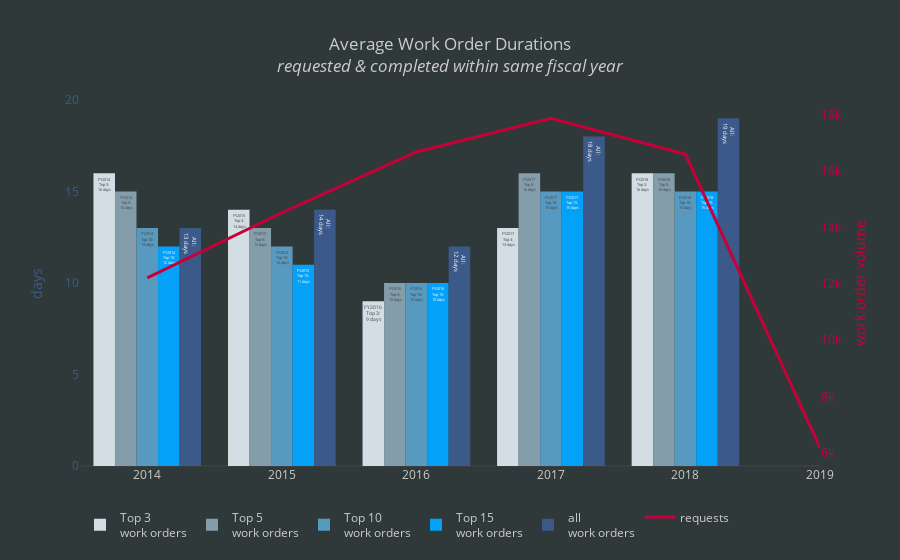

Notebook code for this chart:
### Code cell
pyo.iplot(make_avg_durations_by_top_volume_chart())

### Figure 1 — Plotly figure (JSON) as saved in the notebook; plotly's stock layout.template omitted (floating-point values rounded to 4 significant figures)
{"data": [{"hoverinfo": "text", "marker": {"color": "#D3DEE4"}, "name": "Top 3<br>work orders", "text": ["FY2014<br>Top 3:<br> 16 days", "FY2015<br>Top 3:<br> 14 days", "FY2016<br>Top 3:<br> 9 days", "FY2017<br>Top 3:<br> 13 days", "FY2018<br>Top 3:<br> 16 days"], "type": "bar", "uid": "7c67a353-4b7b-4c8a-be78-d7fca581195c", "x": ["2014", "2015", "2016", "2017", "2018", "2014", "2015", "2016", "2017", "2018", "2014", "2015", "2016", "2017", "2018", "2014", "2015", "2016", "2017", "2018", "2014", "2015", "2016", "2017", "2018"], "y": [16, 14, 9, 13, 16]}, {"hoverinfo": "text", "marker": {"color": "#849DAB"}, "name": "Top 5<br>work orders", "text": ["FY2014<br>Top 5:<br> 15 days", "FY2015<br>Top 5:<br> 13 days", "FY2016<br>Top 5:<br> 10 days", "FY2017<br>Top 5:<br> 16 days", "FY2018<br>Top 5:<br> 16 days"], "type": "bar", "uid": "535244d6-30c5-4765-8edb-437ccb33fcdd", "x": ["2014", "2015", "2016", "2017", "2018", "2014", "2015", "2016", "2017", "2018", "2014", "2015", "2016", "2017", "2018", "2014", "2015", "2016", "2017", "2018", "2014", "2015", "2016", "2017", "2018"], "y": [15, 13, 10, 16, 16]}, {"hoverinfo": "text", "marker": {"color": "#589ABF"}, "name": "Top 10<br>work orders", "text": ["FY2014<br>Top 10:<br> 13 days", "FY2015<br>Top 10:<br> 12 days", "FY2016<br>Top 10:<br> 10 days", "FY2017<br>Top 10:<br> 15 days", "FY2018<br>Top 10:<br> 15 days"], "type": "bar", "uid": "5bb7db21-959b-48d4-bf81-de689acb3d4a", "x": ["2014", "2015", "2016", "2017", "2018", "2014", "2015", "2016", "2017", "2018", "2014", "2015", "2016", "2017", "2018", "2014", "2015", "2016", "2017", "2018", "2014", "2015", "2016", "2017", "2018"], "y": [13, 12, 10, 15, 15]}, {"hoverinfo": "text", "marker": {"color": "#04A1F8"}, "name": "Top 15<br>work orders", "text": ["FY2014<br>Top 15:<br> 12 days", "FY2015<br>Top 15:<br> 11 days", "FY2016<br>Top 15:<br> 10 days", "FY2017<br>Top 15:<br> 15 days", "FY2018<br>Top 15:<br> 15 days"], "type": "bar", "uid": "94004d05-41dd-4627-886a-af63f2a93e15", "x": ["2014", "2015", "2016", "2017", "2018", "2014", "2015", "2016", "2017", "2018", "2014", "2015", "2016", "2017", "2018", "2014", "2015", "2016", "2017", "2018", "2014", "2015", "2016", "2017", "2018"], "y": [12, 11, 10, 15, 15]}, {"marker": {"color": "#3c5a89"}, "name": "all<br>work orders", "text": ["All:<br> 13 days", "All:<br> 14 days", "All:<br> 12 days", "All:<br> 18 days", "All:<br> 19 days"], "type": "bar", "uid": "3289d7c6-3f1a-44e0-8761-733b69e66d1b", "x": ["2014", "2015", "2016", "2017", "2018", "2014", "2015", "2016", "2017", "2018", "2014", "2015", "2016", "2017", "2018", "2014", "2015", "2016", "2017", "2018", "2014", "2015", "2016", "2017", "2018"], "y": [13, 14, 12, 18, 19]}, {"hoverinfo": "text", "line": {"color": "#C70039", "width": 3}, "mode": "lines", "name": "requests", "text": ["FY2014:<br>12,209 requests", "FY2015:<br>14,522 requests", "FY2016:<br>16,679 requests", "FY2017:<br>17,873 requests", "FY2018:<br>16,593 requests", "FY2019:<br>6,186 requests"], "type": "scatter", "uid": "f97104fd-e86f-4d41-952d-28cb828709a2", "x": [2014, 2015, 2016, 2017, 2018, 2019], "y": [12209, 14522, 16679, 17873, 16593, 6186], "yaxis": "y2"}], "layout": {"font": {"color": "#CCCCCC"}, "hovermode": "closest", "legend": {"orientation": "h"}, "paper_bgcolor": "#303939", "plot_bgcolor": "#303939", "title": "Average Work Order Durations<br><i>requested & completed within same fiscal year</i>", "titlefont": {"color": "#CCCCCC"}, "yaxis": {"showgrid": false, "tickfont": {"color": "#3c5a89"}, "title": "days", "titlefont": {"color": "#3c5a89"}}, "yaxis2": {"overlaying": "y", "showgrid": false, "side": "right", "tickfont": {"color": "#C70039"}, "title": "work order volume", "titlefont": {"color": "#C70039"}}}}
